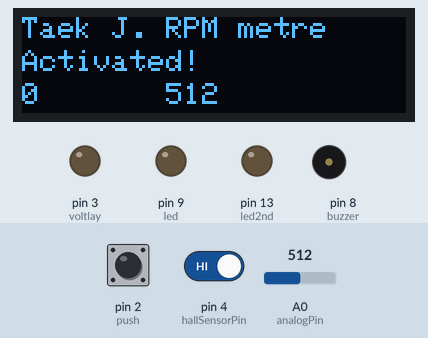
Bench run of a sketch on a simulated Arduino Uno, built with avr-gcc and run on an emulated ATmega328P. Parts: 128×32 one-colour display, output pins drawn as LEDs (lit = HIGH), buzzer (waves = sounding). Inputs (shaded band) come from the test bench; at power-on: pin 4 (hallSensorPin) HIGH, A0 (analogPin) = 512, pin 2 (push) HIGH. The display library's start-up logo is not drawn; what the sketch prints to the serial monitor is not drawn.

Above: at 1.7 s.
1.8 s: pin 4 (hallSensorPin) driven LOW
At 2.5 s:
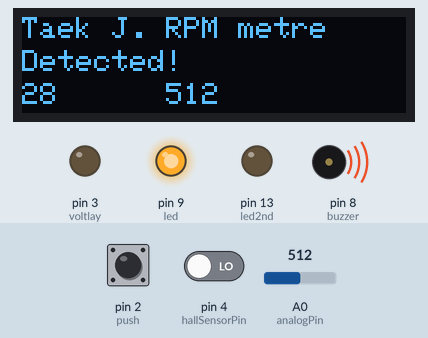
4.9 s: A0 (analogPin) set to 876
At 5.6 s:
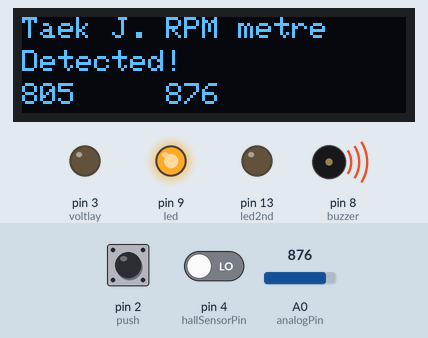
7.2 s: A0 (analogPin) set to 900
At 9.4 s:
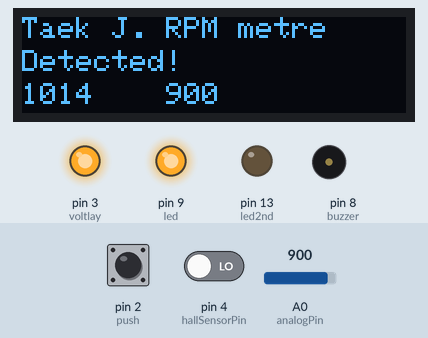
9.5 s: pin 4 (hallSensorPin) driven HIGH
At 10.9 s:
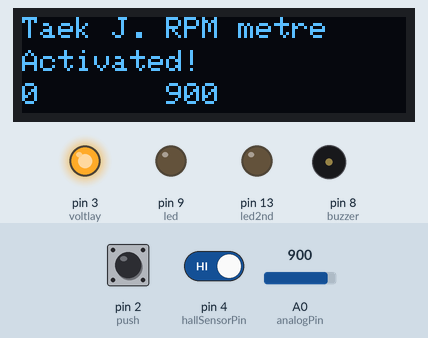
11.3 s: pin 4 (hallSensorPin) driven LOW
At 12.01 s:
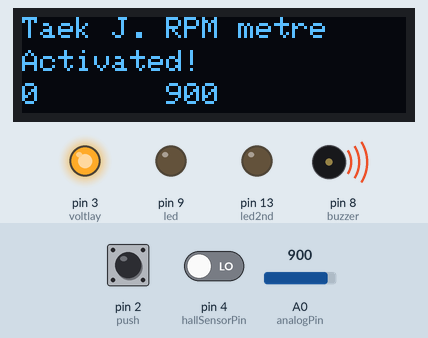
13.3 s: pin 2 (push) pulled LOW for 0.15 s
At 15.3 s:
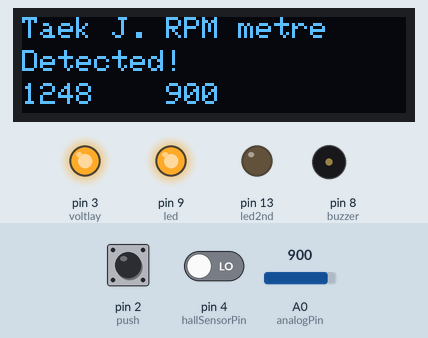
Timing chart, 0 to 15.9 s (numbered marks = the images above; inputs shaded):
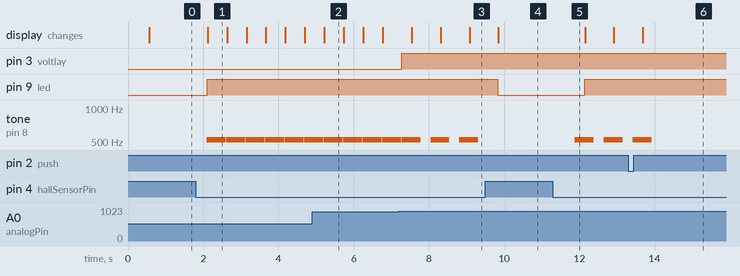

Measured:
- the behaviour switches between 892 and 893 on A0 (analogPin) (found by bisection; images 2 and 3)
- after the input at 1.8 s, pin 9 (led): LOW → HIGH after 0.30 s; tone on pin 8 (buzzer): alternates 523 Hz for 0.50 s and silent for 0.02 s, starting after 0.30 s; the display: changes after 0.32 s (image 1)
- after the input at 7.2 s, pin 3 (voltlay): LOW → HIGH after 0.08 s
- after the input at 9.5 s, pin 9 (led): HIGH → LOW after 0.34 s; tone on pin 8 (buzzer): stops changing and stays silent; the display: changes after 0.35 s (image 4)
- after the input at 11.3 s, pin 9 (led): LOW → HIGH after 0.84 s; tone on pin 8 (buzzer): alternates 523 Hz for 0.50 s and silent for 0.27 s, starting after 0.58 s
- after the input at 13.3 s, tone on pin 8 (buzzer): goes on until 13.9 s, then stays silent
- what the display in image 1 shows lasts 0.5 s, from 2.1 s to 2.6 s

The sketch:

RPM_meter.ino
```cpp
//Taekgeun Ji tj208@kent.ac.uk 27MAR2020

/* Imports the software serial port library */
#include <SoftwareSerial.h>
#include <SPI.h>
#include <Wire.h>
#include <Adafruit_GFX.h>
#include <Adafruit_SSD1306.h>
/* Select the input pin for the hall effect sensors output. */
#define SCREEN_WIDTH 128 // OLED display width, in pixels
#define SCREEN_HEIGHT 32 // OLED display height, in pixels
#define OLED_RESET     4 // Reset pin # (or -1 if sharing Arduino reset pin)
Adafruit_SSD1306 display(SCREEN_WIDTH, SCREEN_HEIGHT, &Wire, OLED_RESET);
#define NUMFLAKES     10 // Number of snowflakes in the animation example
#define LOGO_HEIGHT   16
#define LOGO_WIDTH    16
/* DIO used to communicate with the Bluetooth module's TXD pin */
#define BT_SERIAL_RX_DIO 10
/* DIO used to communicate with the Bluetooth module's RXD pin */
#define BT_SERIAL_TX_DIO 11
/* Initialise the software serial port */
SoftwareSerial BluetoothSerial(BT_SERIAL_RX_DIO, BT_SERIAL_TX_DIO); // RX, TX
//Above codes are importing libraries to this script
int analogPin = A0; //Potentiometre
int rotation = 0; //The number of object's rotation
int mag = 1; //The number of magnet on the object
volatile byte state = LOW; //This converts the indication of sensor to boolean state
int rpm = 0;   int Pot;   int voltlay = 3;   int hallSensorPin = 4;     int buzzer = 8;   int led = 9;   int led2nd = 13; int power = LOW;
int push = 2; //A tackle switch for freezing sceen
bool halt = true; //Boolean statement that decides operation of loop method
int condit = LOW; //Used for stating led power supplying
unsigned int previous; //Time parametre that stands for initiated time. Which's same as x_2 in denominator of derivative for only first measurement.
unsigned int collator; //It's a time parametre for differenciating rpm, which's same as x_1 in denominator of derivative
String str; //this variable is for serial communication with bluetooth module
String statement; //tells whether it's measuring or not
//Above codes are parametres and variables

void setup() {
  /* Initialise serial and DIO */
  /* Set the baud rate for the hardware serial port [Baud: a unit of transmission speed equal to the number of times a signal changes state per second.]*/
  Serial.begin(9600); //Kind o' an initialisation process opens serial port, sets data rate to 9600 bps
  /* Set the baud rate for the software serial port for bluetooth*/
  BluetoothSerial.begin(9600);

  /* If data is available from the Bluetooth module then pass it on to the
     hardware serial port. */
  if (BluetoothSerial.available())
    Serial.write(BluetoothSerial.read());

   /* If data is available from the hardware serial port then pass it on
      to the Bluetooth module. */
  if (Serial.available())
    BluetoothSerial.write(Serial.read());

   if(!display.begin(SSD1306_SWITCHCAPVCC, 0x3C)) { // Address 0x3C for 128x32
    Serial.println(F("SSD1306 allocation failed"));
    for(;;); // Don't proceed, loop forever
  }

  // Show initial display buffer contents on the screen --
  // the library initializes this with an Adafruit splash screen.
  display.display();
  delay(500); // Pause for few seconds

  pinMode(voltlay,OUTPUT); //Setting up voltage relay as output
  pinMode(led, OUTPUT); //The led to indicate times of measurements
  pinMode(led2nd, OUTPUT); //The led to indicate times of measurements
  pinMode(buzzer, OUTPUT); //Notification for indication
  pinMode(hallSensorPin, INPUT); //Hall effect sensor to input data to microcontroller
  pinMode(push, INPUT); //Tackle switch to freeze screen
  pinMode(push, INPUT_PULLUP); //Tackle switch to freeze screen
  attachInterrupt(digitalPinToInterrupt(push), freezing, RISING); //Freeze the screen to hold RPM & Potentiometre value
}

void loop()
{
  while(halt == true)
  {
    //Entire codes are wrapped into while loop thus it's able to halt the ongoing process
    statement = "Activated!";
	  state = digitalRead(hallSensorPin); //Reads the digital output data from hall effect sensor
	  if (state == LOW) {
    collator = millis(); //records the meausred time
    condit = HIGH; //makes led to light up
    tone(buzzer, 523, 500); //Notification for indicating movement
    rotation += 1;
    statement = "Detected!";
    rpm = (60000)/(collator - previous)*rotation/mag;
    previous = collator; //as copying collator parametre with previous, it able to differenciate
    collator = 0; //Collator must be initialised after differenciation for series processing
    }
    else if(rotation == 1 && state == LOW)
    {
      collator = millis();
      condit = HIGH;
      previous = millis();
      statement = "Detected!";
      tone(buzzer, 523, 500); //Buzzer beeps when sensor has measured
      rotation += 1;
      rpm = (60000)/(collator- previous)*rotation/mag;
      previous = collator;
      collator = 0; //Collator must be initialised after differenciation for series processing
    }
    else{ condit = LOW; statement = "Activated!"; rpm = 0;}
    Pot = analogRead(analogPin); //Manages the voltage relay if it's more than certain value, it supplies electricity
    relay();
    str = "RPM: ";
    str += rpm;
    str += "& Pot: ";
    str += Pot;
    display.clearDisplay();
    display.setTextSize(1);
    display.setTextColor(WHITE);
    display.setCursor(0,0);
    display.println("Taek J. RPM metre");
    display.setCursor(0,11);
    display.println(statement);
    display.setCursor(0,22);
    display.println(rpm);
    display.setCursor(48,22);
    display.println(Pot);
    Serial.println("Welcome, This is Taek's RPM metre");
    Serial.println(str);
    digitalWrite(led, condit); //blinks when detected
    display.display();
    delay(500); //To refresh the loop
  }
}

void freezing()
  {
    //By making boolean state to false, this method halts the loop method.
    halt = !halt;
  }

void thirteenth()
{
        //This method is for indication of voltage relay state via the 2nd led.
        /* This code doesn't work, due to the manually soldered #13 led on the board*/
        digitalWrite(led2nd, HIGH);
        delay(250);
        digitalWrite(led2nd, LOW);
        delay(250);
}

void relay()
{
  //This is a method supplying power to voltage relay via Potentiometre's statement
     if(Pot > 892 && halt == true) //if the potentiometre gives parametre which higher than 892, then it supplies voltage into the peripheral.
    {
      //In somehow, when it's connected to DC adaptor it doesn't work
      digitalWrite(voltlay, HIGH);
      delay(250);
    }
    else
    {
      digitalWrite(voltlay,LOW);
    }
}
```
